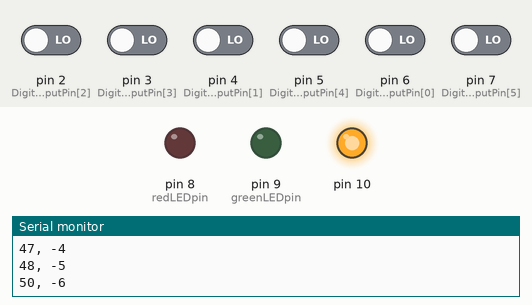
The sketch below on a simulated Arduino Uno, built with avr-gcc and run on an emulated ATmega328P. Parts: output pins drawn as LEDs (lit = HIGH), the last lines printed to the serial monitor. Inputs (shaded band) come from the test bench; at power-on: pin 2 (DigitalInputPin[2]), pin 3 (DigitalInputPin[3]), pin 4 (DigitalInputPin[1]), pin 5 (DigitalInputPin[4]), pin 6 (DigitalInputPin[0]), pin 7 (DigitalInputPin[5]) LOW. The local clock reads 2024-03-15 10:24:30 at power-on unless the sketch sets it; storage starts empty.

Above: at 1.2 s.
1.3 s: pin 2 (DigitalInputPin[2]) driven HIGH
At 2.2 s:
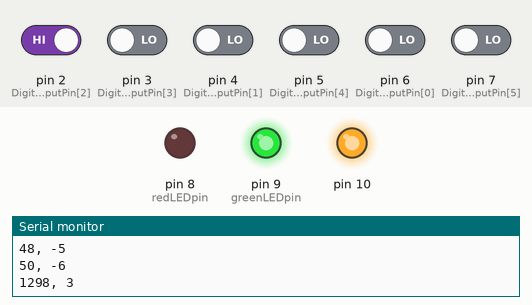
2.8 s: pin 2 (DigitalInputPin[2]) driven LOW
At 3.4 s:
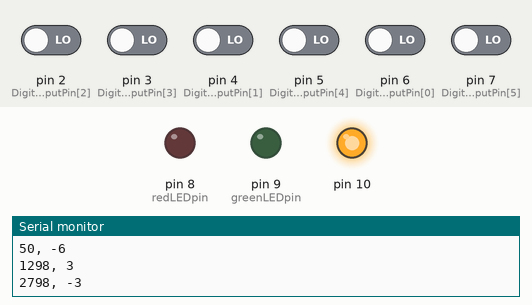
4.3 s: pin 3 (DigitalInputPin[3]) driven HIGH
At 5.7 s:
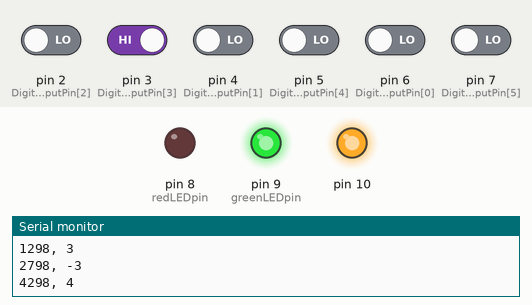
Timing chart, 0 to 7.3 s (numbered marks = the images above; inputs shaded):
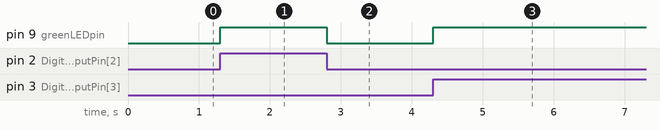

The sketch:

batsiploggerDS13076Port.ino
```cpp
#include <SPI.h>
#include <SD.h>
#include <Wire.h>
#include "RTClib.h"
#include "LowPower.h"

// Derived form adafruit light-temperature logger https://github.com/adafruit/Light-and-Temp-logger
// Merged with bat wifi script ESP8266_Arduino_MegaBatchTelnet
// Record time and millis and feeding port photosensor state for multiple feeding ports.
// Log to a SD Card
// Modifications
// ---- updated 2017/08/12:
// -------- File name should start with date... not LOGGER
// -------- extend time between sd writes. Went fomr 5 sec to 30 seconds

// Set for Uno with adafruit rev 2 data logger
// Changes needed:
// ---- Power saving ideas
// -------- Make SD reader sleep
// -------- fewer indicator lights: I have reduced to 1
// -------- if it is daylight hours turn off either by using the clock or a photosensor.
// ---------add 2 VCNL4010 sensors on an interupt line. Would not scan unless tis trigers
// ---------and then record data for .. maybe 5 minutes then sleep to be awoken again when
// ---------the proximity sensor fires again. (http://www.instructables.com/id/PIR-Motion-Detector-With-Arduino-Operated-at-Lowes/)

// how many milliseconds between grabbing data and logging it. 1000 ms is once a second
// This version runs constantly so there is no sleep to be very precise about
#define LOG_INTERVAL  1000 // mills between entries (reduce to take more/faster data)

// how many milliseconds before writing the logged data permanently to disk
// set it to the LOG_INTERVAL to write each time (safest)
// set it to 10*LOG_INTERVAL to write all data every 10 datareads, you could lose up to
// the last 10 reads if power is lost but it uses less power and is much faster!
#define SYNC_INTERVAL 30000 // mills between calls to flush() - to write data to the card
uint32_t syncTime = 0; // time of last sync()

#define ECHO_TO_SERIAL   1 // echo data to serial port
#define WAIT_TO_START    0 // Wait for serial input in setup()
#define NIGHT_ONLY 0 // 1 means operate only at night

#ifdef NIGHT_ONLY
int NightStartHour = 19;
int NightStartMinute = 00;
int DayStartHour = 5;
int DayStartMinute = 45;
#endif

// the digital pins that connect to the LEDs
#define redLEDpin 8   // Pin 8 might work... need to check ???
#define greenLEDpin 9
int CountofTonguesIn; // 0 if no beams broken... in case there is more than one at a time.

// The analog pins that connect to the sensors
#define photocellPin 0           // analog 0
#define tempPin 1                // analog 1
#define BANDGAPREF 14            // special indicator that we want to measure the bandgap

#define aref_voltage 3.3         // we tie 3.3V to ARef and measure it with a multimeter!
#define bandgap_voltage 1.1      // this is not super guaranteed but its not -too- off

RTC_DS1307 RTC; // define the Real Time Clock object
//RTC_PCF8523 RTC;
String BoardID = "A";


// for the data logging shield, we use digital pin 10 for the SD cs line
const int chipSelect = 10;

// the logging file
File logfile;

// The hummingbird sensor ring includes 5 sensors. The Bat version has 6
// It is necessary to define these counts.
// Bypass broken sensors by updating the sensor list and number of sensors
// Sensors are numbered 1-6 clockwise from the connector
// Each sensor connects to an arduino Digital Pin
#define NUMBEROFSENSORS 6
//int DigitalInputPin[] = {3, 5, 7, 6, 4, 2 }; // Digital ports connected to sensor array C
//int DigitalInputPin[] = {3, 4, 7, 6, 5, 2 }; // Digital ports connected to sensor array New B
int DigitalInputPin[] = {6, 4, 2, 3, 5, 7 }; // Digital ports connected to sensor array A

int ToneFrequency[] = {50, 200, 500, 1000, 2000, 3000};
int SensorValue[NUMBEROFSENSORS]; // update of you have more tnan 10 sensors;
// 1 means beam is broken

boolean IsBroken[NUMBEROFSENSORS]; // also needs to change if more than 10 sensors
DateTime now;
int counter; // fortesting
//_________________________________________________________________________________
void error(const char *str, int errorCode)
{
  /* Fatal Error Patterns:
  red blinking - card failure - Maybe card missing or not FAT16 or FAT32 format
  green blinking - RealTime Clock failure - maybe onboard battery problem
*/

  // if code 1 blink red
  // if code 2 blink green
  // if code 3 blink red and green together
  int blinkFreq = 333;
  Serial.print("error: ");
  Serial.println(str);
  if (errorCode == 1) {
    // red LED indicates error
    while(1) {
      digitalWrite(redLEDpin, HIGH);
      delay (blinkFreq);
      digitalWrite(redLEDpin, LOW);
      delay (blinkFreq);
      }
  } else if (errorCode == 2) {
      while(1) {
      digitalWrite(greenLEDpin, HIGH);
      delay (blinkFreq);
      digitalWrite(greenLEDpin, LOW);
      delay (blinkFreq);
      }
      } else {
        while(1) {
        digitalWrite(greenLEDpin, HIGH);
        digitalWrite(redLEDpin, HIGH);
        delay (blinkFreq);
        digitalWrite(greenLEDpin, LOW);
        digitalWrite(redLEDpin, LOW);
        delay (blinkFreq);
      }
      }
}

void setup(void)
{
  Serial.begin(57600);
  Serial.println();

  // use debugging LEDs
  pinMode(redLEDpin, OUTPUT);
  pinMode(greenLEDpin, OUTPUT);

 // initialize the sensor array and onboard LED.
 // int i;
  for (int i = 0; i < NUMBEROFSENSORS; i = i + 1) {
    //Serial.println(myPins[i]);
    pinMode(DigitalInputPin[i], INPUT);
    IsBroken[i] = true;
  }
  CountofTonguesIn = NUMBEROFSENSORS; // The count must take into account the initialization cycle
  digitalWrite(redLEDpin, LOW);
  digitalWrite(greenLEDpin, LOW);

#if WAIT_TO_START
  Serial.println("Type any character to start");
  while (!Serial.available());
#endif //WAIT_TO_START

  // initialize the SD card
#if ECHO_TO_SERIAL
   Serial.print("Initializing SD card...");
#endif
  // make sure that the default chip select pin is set to
  // output, even if you don't use it:
  pinMode(10, OUTPUT);
  digitalWrite(10, HIGH); // davekw7x: If it's low, the Wiznet chip corrupts the SPI bus
  // see if the card is present and can be initialized:
  if (!SD.begin(chipSelect)) {
    error("Card failed, or not present", 1);
  }
 #if ECHO_TO_SERIAL
  Serial.println("card initialized.");
 #endif


  // connect to RTC
  Wire.begin();
  if (!RTC.begin()) {
    error("Couldn't find RTC", 2);
  }
#if ECHO_TO_SERIAL
  Serial.println("Found RTC");
#endif
  if (! RTC.isrunning()) {
    Serial.println("RTC is NOT running!");

    // following line sets the RTC to the date & time this sketch was compiled
    Serial.print ("Compile date:");
    Serial.print (__DATE__);
    Serial.print (":");
    Serial.println (__TIME__);
    RTC.adjust(DateTime(F(__DATE__), F(__TIME__)));
    // This line sets the RTC with an explicit date & time, for example to set
    // January 21, 2014 at 3am you would call:
    // RTC.adjust(DateTime(2016, 11, 10, 21, 14, 0));
  }
  if (! RTC.isrunning()) {
    Serial.println("RTC STILL is NOT running!");
  }


  // If you want to set the aref to something other than 5v
  analogReference(EXTERNAL);
    // fetch the time
    now = RTC.now();
      // create a new file. Name based on the date
    /****
    logfile.print(now.unixtime()); // seconds since 1/1/1970
    logfile.print(", ");
    //logfile.print('"');
    logfile.print(now.year(), DEC);
    logfile.print("/");
    logfile.print(now.month(), DEC);
    logfile.print("/");
    logfile.print(now.day(), DEC);
    logfile.print(" ");
    logfile.print(now.hour(), DEC);
    logfile.print(":");
    logfile.print(now.minute(), DEC);
    logfile.print(":");
    logfile.print(now.second(), DEC);
    */
  // File name format [A-Z]Data board designator + last digit of year eg. "7" for 2017 + 2 digit month eg. "09" is Septmber +
  // 2 digit day of month eg. "01" is first day of month + 2 digit count 0-99 to allow board to restate and not overwrite prior files.
  String filename;
  String sYear;
  sYear = now.year();
  sYear = BoardID + sYear.substring(3,4); // ??? FileNameLimited to 8 charcaters

  //String sMonth;
  int iiMonth = now.month();
  if (iiMonth < 10) {
    filename = sYear + "0" + iiMonth;
    } else {
      filename = sYear + iiMonth;
    }

  int iDay;
  //String sDay;
  iDay = now.day();
   if (iDay < 10) {
    filename = filename + "0" + iDay + "00.CSV";
    } else {
      filename = filename + iDay + "00.CSV";
    }
    char charFilename[16];
    filename.toCharArray(charFilename, 16);
// This loop checks to see the last file name for this day from 0-99.
  for (uint8_t i = 0; i < 100; i++) {
    charFilename[6] = i/10 + '0';
    charFilename[7] = i%10 + '0';
    if (! SD.exists(charFilename)) {
      // only open a new file if it doesn't exist
      Serial.println("Just before open");
        Serial.println(charFilename);

      logfile = SD.open(charFilename, FILE_WRITE);
      break;  // leave the loop!
    }
  }

  if (! logfile) {
    error("couldn't create file", 3);
  }

#if ECHO_TO_SERIAL
  Serial.print("Logging to: ");
  Serial.println(charFilename);
#endif
  logfile.println("millis,unixtime,datetime,RTC_DS1307,Feeder A,Liters Drank");  // Remember to change feeder ID
#if ECHO_TO_SERIAL
  Serial.println("millis,unixtime,datetime,RTC_DS1307,Feeder A,Liters Drank");
#endif //ECHO_TO_SERIAL
    uint32_t m = millis();
    logfile.print(m);           // milliseconds since start
    logfile.print(", ");
#if ECHO_TO_SERIAL
    Serial.print(m);         // milliseconds since start
    Serial.print(", ");
#endif

    // log time
    logfile.print(now.unixtime()); // seconds since 1/1/1970
    logfile.print(", ");
    //logfile.print('"');
    logfile.print(now.year(), DEC);
    logfile.print("/");
    logfile.print(now.month(), DEC);
    logfile.print("/");
    logfile.print(now.day(), DEC);
    logfile.print(" ");
    logfile.print(now.hour(), DEC);
    logfile.print(":");
    logfile.print(now.minute(), DEC);
    logfile.print(":");
    logfile.print(now.second(), DEC);
    logfile.print(",");
    logfile.print(BoardID);
#if ECHO_TO_SERIAL
    Serial.print(now.unixtime()); // seconds since 1/1/1970
    Serial.print(", ");
    //Serial.print('"');
    Serial.print(now.year(), DEC);
    Serial.print("/");
    Serial.print(now.month(), DEC);
    Serial.print("/");
    Serial.print(now.day(), DEC);
    Serial.print(" ");
    Serial.print(now.hour(), DEC);
    Serial.print(":");
    Serial.print(now.minute(), DEC);
    Serial.print(":");
    Serial.print(now.second(), DEC);
    Serial.print(",");
    Serial.print(BoardID);
    //Serial.print('"');
#endif //ECHO_TO_SERIAL

    logfile.println();
#if ECHO_TO_SERIAL
    Serial.println();
#endif // ECHO_TO_SERIAL
  logfile.println("millis,Sensor");
#if ECHO_TO_SERIAL
  Serial.println("millis,Sensor");
#endif //ECHO_TO_SERIAL
  digitalWrite(redLEDpin, LOW);
  digitalWrite(greenLEDpin, LOW);

// If the NIGHT_ONLY flag is set and it is day get the time until night and sleep until then
#if NIGHT_ONLY
  //delay(1000); // give time for buffers to clear
  int DebugTimeCounter = 16;
  while (!night()) {
    LowPower.powerDown(SLEEP_8S, ADC_OFF, BOD_OFF);
    //LowPower.idle(SLEEP_8S, ADC_OFF, TIMER2_OFF, TIMER1_OFF, TIMER0_OFF, SPI_OFF, USART0_OFF, TWI_OFF);
    //LowPower.idle(SLEEP_4S, ADC_OFF, TIMER2_OFF, TIMER1_OFF, TIMER0_ON, SPI_OFF, USART0_OFF, TWI_OFF);
     //Serial.print("Sleeping... ");
     if (DebugTimeCounter > 15) {
         delay(1000);
    now = RTC.now();
#if ECHO_TO_SERIAL
    Serial.print(now.unixtime()); // seconds since 1/1/1970
    Serial.print(", ");
    //Serial.print('"');
    Serial.print(now.year(), DEC);
    Serial.print("/");
    Serial.print(now.month(), DEC);
    Serial.print("/");
    Serial.print(now.day(), DEC);
    Serial.print(" ");
    Serial.print(now.hour(), DEC);
    Serial.print(":");
    Serial.print(now.minute(), DEC);
    Serial.print(":");
    Serial.println(now.second(), DEC);
    delay(500);
#endif
    DebugTimeCounter = 0;
     } // end if
     else { DebugTimeCounter++; }
  }
  delay(1000); // give time for buffers to clear
#endif // End night only
}

//__________________________________________________________________________
bool night() {
  //before midnight
  if ((now.hour() >= NightStartHour && now.minute() >= NightStartMinute) || (now.hour() <= DayStartHour && now.minute() <= DayStartMinute)) return (1);
  return (0);
}
//__________________________________________________________________________

//__________________________________________________________________________

void loop(void)
{
  int SensorChangeValue;
  int i;

#if NIGHT_ONLY
// When day comes go inot sleep mode
  while (!night()) {
    // LowPower.powerDown(SLEEP_8S, ADC_OFF, BOD_OFF);
    LowPower.idle(SLEEP_8S, ADC_OFF, TIMER2_OFF, TIMER1_OFF, TIMER0_OFF,
                SPI_OFF, USART0_OFF, TWI_OFF);
#if ECHO_TO_SERIAL
     delay(1000);
     Serial.print("Sleeping IN MAIN LOOP... ");
#endif
  }
  //delay(1000); // give time for buffers to clear
#endif // End night only


  //
  // delay for the amount of time we want between readings
  // no delay between readings delay((LOG_INTERVAL -1) - (millis() % LOG_INTERVAL));
  for (i = 0; i < NUMBEROFSENSORS; i = i + 1) {
    SensorValue[i] = digitalRead(DigitalInputPin[i]);
    if(!SensorValue[i]){ // then nothing breaking beam
      if (IsBroken[i]) { //need to flip the state and send open stamp
        IsBroken[i] = false;
        CountofTonguesIn--;
        SensorChangeValue = -i - 1; // 1 based counting to allow negatives and send negative port ID
      }
    }
    else { // something breaking beam
      if (!IsBroken[i]) { //need to flip the state
        IsBroken[i] = true;
        CountofTonguesIn++;
        SensorChangeValue = i + 1; // 1 based counting to allow negatives and send positive port ID
      }
    }
      // log milliseconds since starting
    if (SensorChangeValue != 0) {
      if (CountofTonguesIn > 0 ) {
        digitalWrite(greenLEDpin, HIGH);
        //digitalWrite(redLEDpin, HIGH);
        }
      else {
        digitalWrite(greenLEDpin, LOW);
        //digitalWrite(redLEDpin, LOW);
        }
      uint32_t m = millis();
      logfile.print(m);           // milliseconds since start
      logfile.print(", ");
#if ECHO_TO_SERIAL
      Serial.print(m);         // milliseconds since start
      Serial.print(", ");
#endif
      logfile.print(SensorChangeValue);    // Sensor Value
#if ECHO_TO_SERIAL
      Serial.print(SensorChangeValue);     // Sensor Value
      //Serial.print(", ");     // Sensor Value
      //Serial.print(CountofTonguesIn);     // Sensor Value
#endif
    logfile.println();
#if ECHO_TO_SERIAL
      Serial.println();
#endif // ECHO_TO_SERIAL
      SensorChangeValue = 0;
      // Now we write data to disk! Don't sync too often - requires 2048 bytes of I/O to SD card
      // which uses a bunch of power and takes time
      // By putting this here we loose the last data point before the power goes out...
      // can give instruction to give set of false positives to mark shutdown time
      if ((millis() - syncTime) > SYNC_INTERVAL) {
        syncTime = millis();
        logfile.flush();
      }
    } // end if sensor change

    //digitalWrite(greenLEDpin, LOW);
   } // end for loop

    // Now we write data to disk! Don't sync too often - requires 2048 bytes of I/O to SD card
    // which uses a bunch of power and takes time
    if ((millis() - syncTime) < SYNC_INTERVAL) return;
      syncTime = millis();

      // blink LED to show we are syncing data to the card & updating FAT!
      //digitalWrite(redLEDpin, HIGH);
      logfile.flush();
      //digitalWrite(redLEDpin, LOW);

    }
```

Measured:
- after the input at 1.3 s, pin 9 (greenLEDpin): LOW → HIGH at once
- after the input at 2.8 s, pin 9 (greenLEDpin): HIGH → LOW at once
- after the input at 4.3 s, pin 9 (greenLEDpin): LOW → HIGH at once
